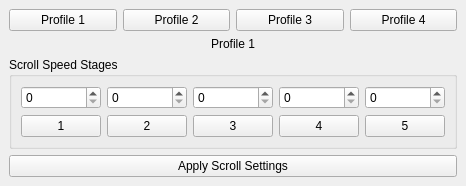
<?xml version="1.0" encoding="UTF-8"?>
<ui version="4.0">
 <class>MainWindow</class>
 <widget class="QMainWindow" name="MainWindow">
  <property name="windowTitle">
   <string>Mouse Scroll Config</string>
  </property>
  <widget class="QWidget" name="centralwidget">
   <layout class="QVBoxLayout">

    <item>
     <layout class="QHBoxLayout">
      <item><widget class="QPushButton" name="profile1"><property name="text"><string>Profile 1</string></property></widget></item>
      <item><widget class="QPushButton" name="profile2"><property name="text"><string>Profile 2</string></property></widget></item>
      <item><widget class="QPushButton" name="profile3"><property name="text"><string>Profile 3</string></property></widget></item>
      <item><widget class="QPushButton" name="profile4"><property name="text"><string>Profile 4</string></property></widget></item>
     </layout>
    </item>

    <item>
     <widget class="QLabel" name="profileLabel">
      <property name="text"><string>Profile 1</string></property>
      <property name="alignment"><set>Qt::AlignCenter</set></property>
     </widget>
    </item>

    <item>
     <widget class="QGroupBox">
      <property name="title"><string>Scroll Speed Stages</string></property>
      <layout class="QGridLayout">

       <item row="0" column="0"><widget class="QSpinBox" name="speed1"/></item>
       <item row="0" column="1"><widget class="QSpinBox" name="speed2"/></item>
       <item row="0" column="2"><widget class="QSpinBox" name="speed3"/></item>
       <item row="0" column="3"><widget class="QSpinBox" name="speed4"/></item>
       <item row="0" column="4"><widget class="QSpinBox" name="speed5"/></item>

       <item row="1" column="0"><widget class="QPushButton" name="stage1"><property name="text"><string>1</string></property></widget></item>
       <item row="1" column="1"><widget class="QPushButton" name="stage2"><property name="text"><string>2</string></property></widget></item>
       <item row="1" column="2"><widget class="QPushButton" name="stage3"><property name="text"><string>3</string></property></widget></item>
       <item row="1" column="3"><widget class="QPushButton" name="stage4"><property name="text"><string>4</string></property></widget></item>
       <item row="1" column="4"><widget class="QPushButton" name="stage5"><property name="text"><string>5</string></property></widget></item>

      </layout>
     </widget>
    </item>

    <item>
     <widget class="QPushButton" name="applyScroll">
      <property name="text"><string>Apply Scroll Settings</string></property>
     </widget>
    </item>

   </layout>
  </widget>
 </widget>
</ui>
